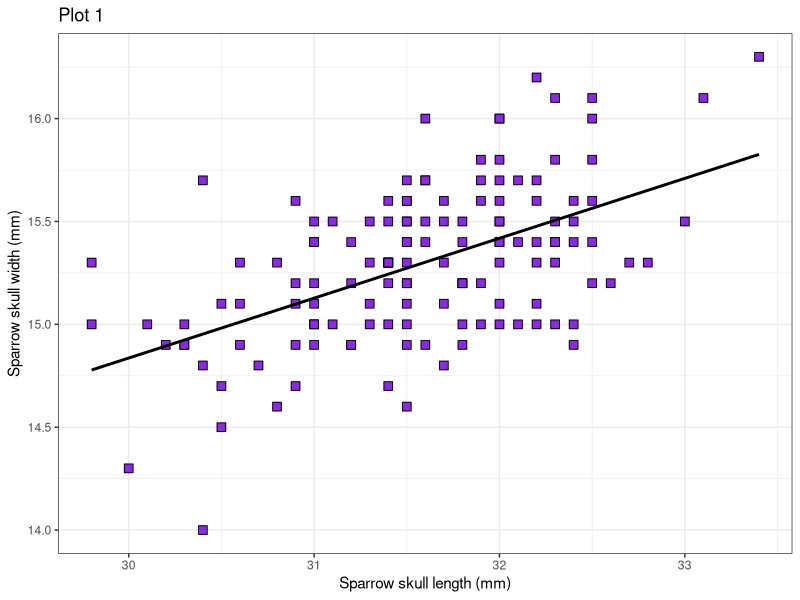
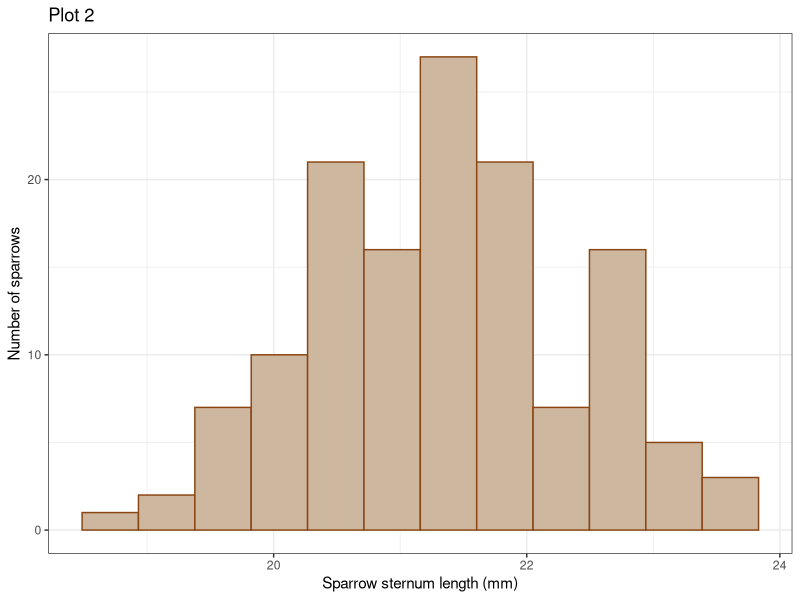
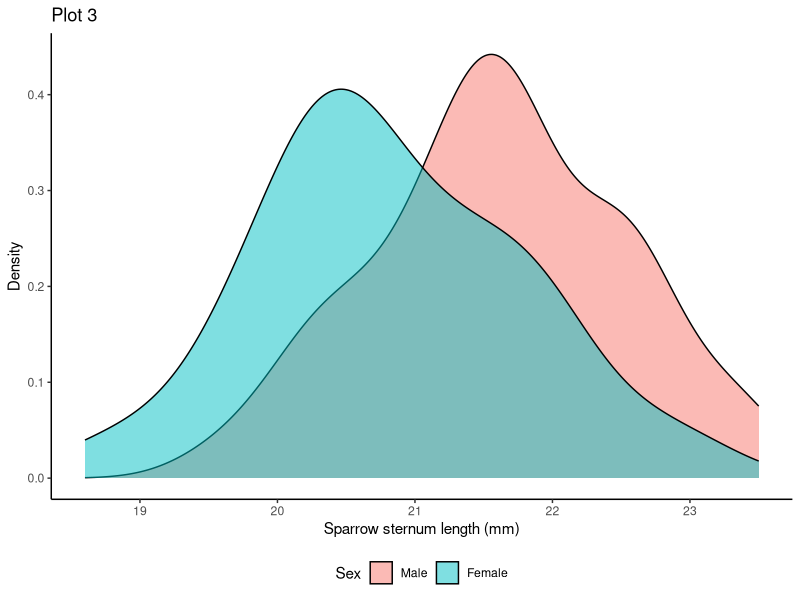
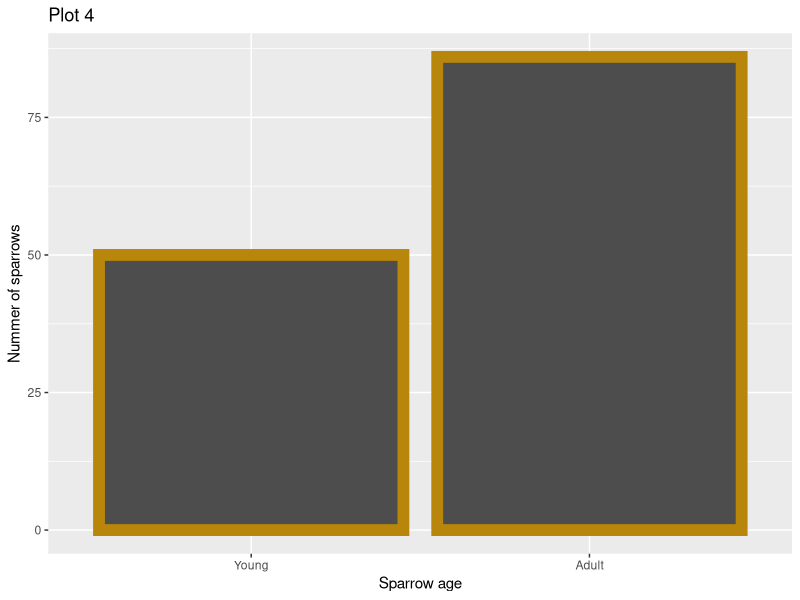
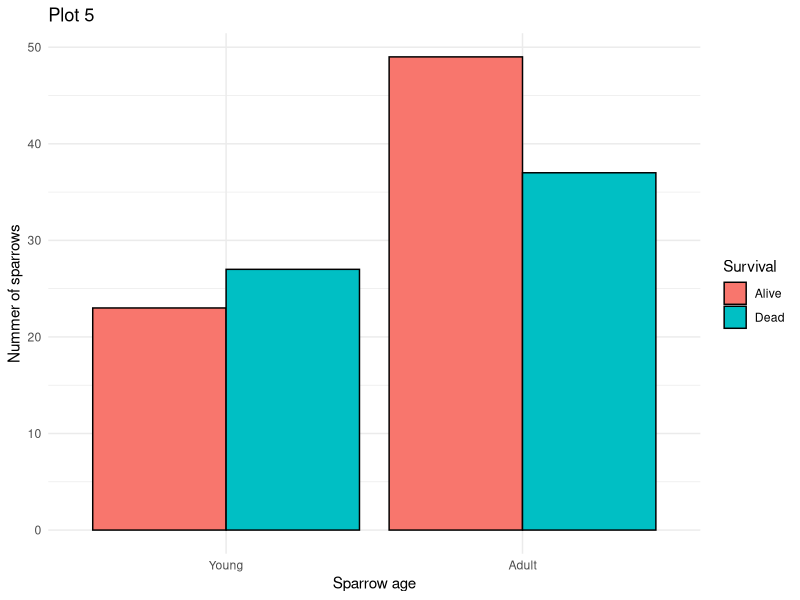
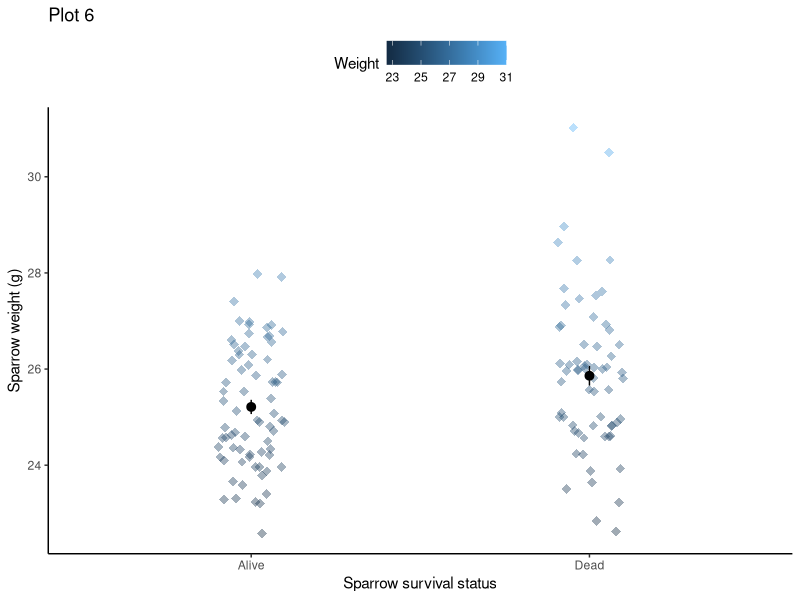
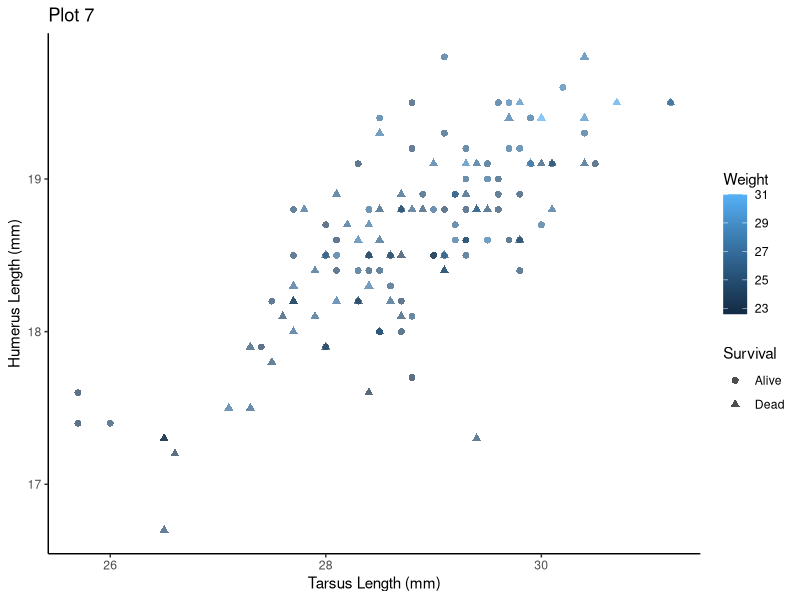
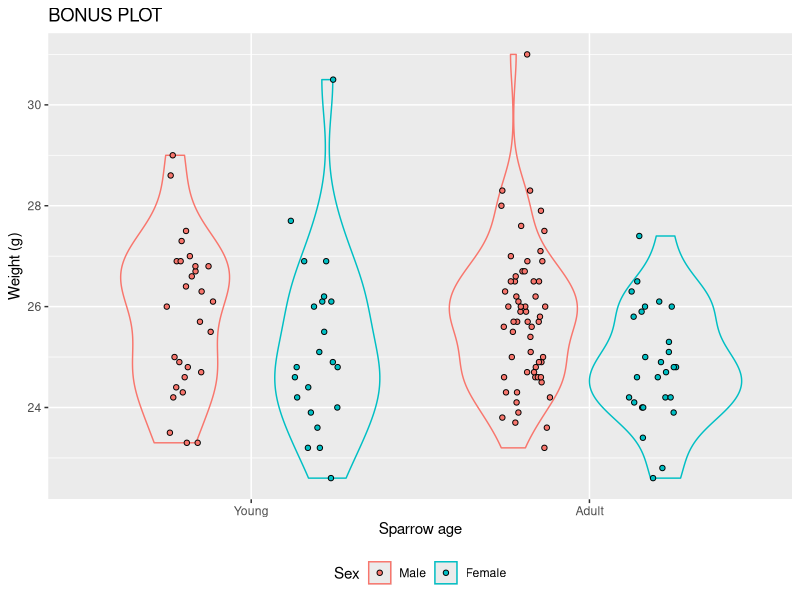

These figures' R source, in order:
## ---- chunk 1
knitr::opts_chunk$set(warning=FALSE, message=FALSE, fig.width=6, fig.height=4)
library(tidyverse)

readr::read_csv("sparrows.csv") %>%
  dplyr::mutate(Age = as.factor(Age), 
                Survival = as.factor(Survival), 
                Sex = as.factor(Sex)) -> sparrows
## ---- chunk 2
ggplot(sparrows, aes(x = Skull_Length, y = Skull_Width)) + 
  geom_point(fill = "blueviolet", color = "black", pch=22, size=3) + 
  labs(x = "Sparrow skull length (mm)",
       y = "Sparrow skull width (mm)", 
       title = "Plot 1") + 
  geom_smooth(method = "lm", se=FALSE, color = "black") + 
  theme_bw()
## ---- chunk 3
ggplot(sparrows, aes(x = Sternum_Length)) + 
  geom_histogram(fill = "bisque3", color = "chocolate4", bins = 12) + 
  labs(x = "Sparrow sternum length (mm)",
       y = "Number of sparrows", 
       title = "Plot 2") + 
  theme_bw()
## ---- chunk 4
sparrows$Sex <- factor(sparrows$Sex, levels = c("Male", "Female"))
ggplot(sparrows, aes(x = Sternum_Length, fill = Sex)) + 
  geom_density(alpha = 0.5) +
    labs(x = "Sparrow sternum length (mm)",
       y = "Density", 
       title = "Plot 3") + 
  theme_classic() +
  theme(legend.position = "bottom")
## ---- chunk 5
sparrows$Age <- factor(sparrows$Age, levels = c("Young", "Adult"))
ggplot(sparrows, aes(x = Age)) + 
  geom_bar(color = "darkgoldenrod", fill = "grey30", size=4) +
    labs(x = "Sparrow age",
       y = "Nummer of sparrows", 
       title = "Plot 4") 
## ---- chunk 6
ggplot(sparrows, aes(x = Age, fill = Survival)) + 
  geom_bar(position = position_dodge(), color = "black") +
    labs(x = "Sparrow age",
       y = "Nummer of sparrows", 
       title = "Plot 5") + 
  theme_minimal()
## ---- chunk 7
ggplot(sparrows, aes(x = Survival, y = Weight, color = Weight)) + 
  geom_jitter(pch = 18, size=3, width = 0.1, alpha = 0.4) +
    labs(x = "Sparrow survival status",
       y = "Sparrow weight (g)", 
       title = "Plot 6") + 
  stat_summary() +
  theme_classic() + 
  theme(legend.position = "top")
## ---- chunk 8
ggplot(sparrows, aes(x = Tarsus_Length, y = Humerus_Length, color = Weight, shape = Survival)) + 
  geom_point(size = 2, alpha = 0.7)+
    labs(x = "Tarsus Length (mm)",
       y = "Humerus Length (mm)",
       title = "Plot 7") +
  theme_classic()
## ---- chunk 9
ggplot(sparrows, aes(x = Age, color = Sex, y = Weight)) + 
  geom_violin(alpha = 0) +
  geom_point(pch = 21, position = position_jitterdodge(jitter.width = 0.3), color = "black", aes(fill = Sex)) +
    labs(x = "Sparrow age",
       y = "Weight (g)",
       title = "BONUS PLOT") +
    theme(legend.position = "bottom")
